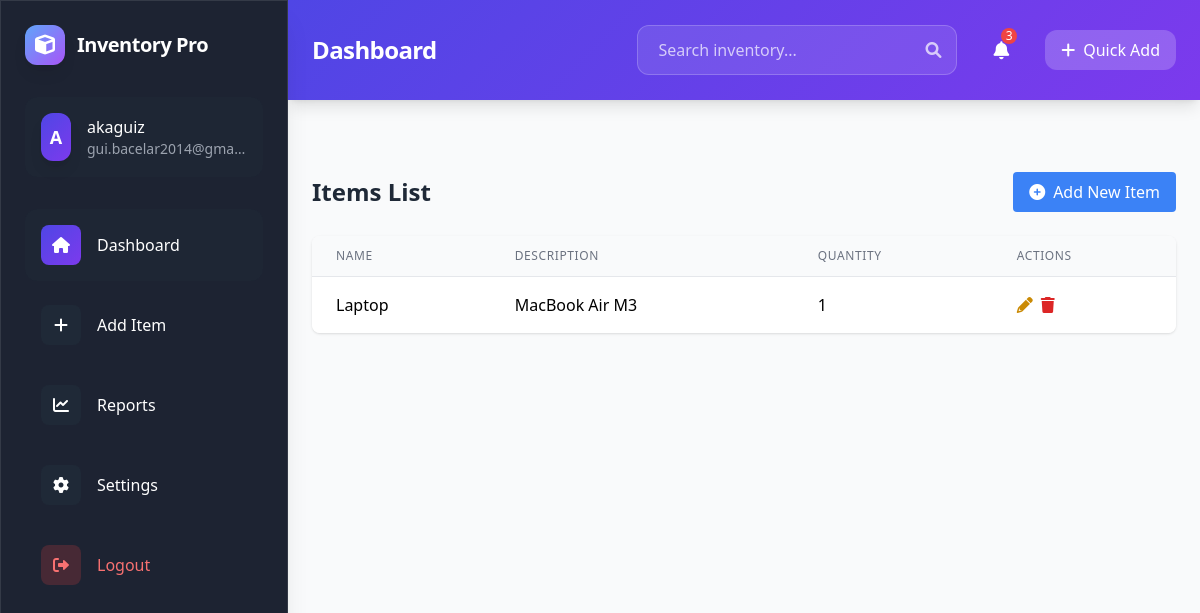
Page / (signed in) on the earlier database version.
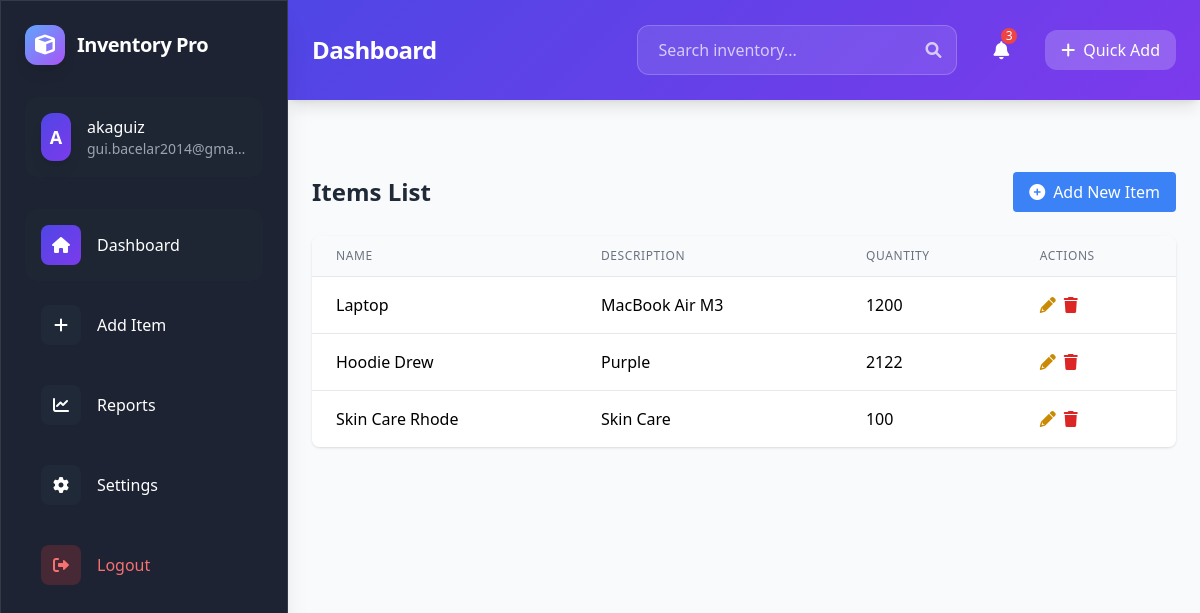
Same page on the later database version.
### app.py (models this page shows, shortened)
class User(UserMixin, db.Model):
    id = db.Column(db.Integer, primary_key=True)
    username = db.Column(db.String(80), unique=True, nullable=False)
    email = db.Column(db.String(120), unique=True, nullable=False)
    password_hash = db.Column(db.String(120), nullable=False)
    items = db.relationship('Item', backref='owner', lazy=True)

class Item(db.Model):
    id = db.Column(db.Integer, primary_key=True)
    name = db.Column(db.String(100), nullable=False)
    description = db.Column(db.Text, nullable=True)
    quantity = db.Column(db.Integer, default=0)
    user_id = db.Column(db.Integer, db.ForeignKey('user.id'), nullable=False)

### app.py (the view)
@app.route('/')
@login_required
def index():
    items = Item.query.filter_by(user_id=current_user.id).all()
    return render_template('index.html', items=items)

### app.py (called while the page is built)
@login_manager.user_loader
def load_user(user_id):
    return User.query.get(int(user_id))

### templates/index.html
{% extends "base.html" %}
{% block content %}
<div class="flex justify-between items-center mb-6">
    <h2 class="text-2xl font-bold text-gray-800">Items List</h2>
    <a href="{{ url_for('add') }}" class="bg-blue-500 hover:bg-blue-600 text-white px-4 py-2 rounded flex items-center gap-2">
        <i class="fas fa-plus-circle"></i>
        Add New Item
    </a>
</div>
<div class="bg-white rounded-lg shadow overflow-hidden">
    <table class="min-w-full divide-y divide-gray-200">
        <thead class="bg-gray-50">
            <tr>
                <th class="px-6 py-3 text-left text-xs font-medium text-gray-500 uppercase tracking-wider">Name</th>
                <th class="px-6 py-3 text-left text-xs font-medium text-gray-500 uppercase tracking-wider">Description</th>
                <th class="px-6 py-3 text-left text-xs font-medium text-gray-500 uppercase tracking-wider">Quantity</th>
                <th class="px-6 py-3 text-left text-xs font-medium text-gray-500 uppercase tracking-wider">Actions</th>
            </tr>
        </thead>
        <tbody class="bg-white divide-y divide-gray-200">
            {% for item in items %}
            <tr class="hover:bg-gray-50">
                <td class="px-6 py-4 whitespace-nowrap">{{ item.name }}</td>
                <td class="px-6 py-4">{{ item.description }}</td>
                <td class="px-6 py-4 whitespace-nowrap">{{ item.quantity }}</td>
                <td class="px-6 py-4 whitespace-nowrap">
                    <div class="flex gap-2">
                        <a href="{{ url_for('edit', id=item.id) }}" class="text-yellow-600 hover:text-yellow-700">
                            <i class="fas fa-pencil"></i>
                        </a>
                        <a href="{{ url_for('delete', id=item.id) }}" class="text-red-600 hover:text-red-700" onclick="return confirm('Are you sure you want to delete this item?')">
                            <i class="fas fa-trash"></i>
                        </a>
                    </div>
                </td>
            </tr>
            {% endfor %}
        </tbody>
    </table>
</div>
{% endblock %}

### templates/base.html (shortened to what this page needs)
<!DOCTYPE html>
<html lang="en">
<head>
    <script src="https://cdn.tailwindcss.com"></script>
    <link href="https://cdnjs.cloudflare.com/ajax/libs/font-awesome/6.0.0/css/all.min.css" rel="stylesheet">
</head>
<body class="bg-gray-50 font-sans">
    <div class="fixed left-0 top-0 h-full w-72 glass-dark text-white p-6 transform transition-transform duration-300 ease-in-out shadow-xl z-50" id="sidebar">
        <div class="flex items-center gap-3 mb-8">
            <div class="w-10 h-10 rounded-xl bg-gradient-to-br from-blue-400 to-purple-500 flex items-center justify-center shadow-lg">
                <i class="fas fa-cube text-xl"></i>
            </div>
            <h1 class="text-xl font-bold tracking-tight">Inventory Pro</h1>
        </div>
        {% if current_user.is_authenticated %}
        <div class="mb-8 p-4 rounded-xl bg-gray-800/50 hover-scale cursor-pointer">
            <div class="flex items-center gap-4">
                <div class="w-12 h-12 rounded-xl gradient-bg flex items-center justify-center text-lg font-semibold shadow-lg">
                    {{ current_user.username[0].upper() }}
                </div>
                <div>
                    <p class="font-medium">{{ current_user.username }}</p>
                    <p class="text-sm text-gray-400 truncate max-w-[160px]">{{ current_user.email }}</p>
                </div>
            </div>
        </div>
        <nav class="space-y-2">
            <a href="{{ url_for('index') }}" class="flex items-center gap-4 p-4 rounded-xl hover:bg-gray-800/50 transition-all group">
                <div class="w-10 h-10 rounded-lg bg-gray-800 flex items-center justify-center group-hover:bg-indigo-500 transition-colors">
                    <i class="fas fa-home"></i>
                </div>
                <span>Dashboard</span>
            </a>
            <a href="{{ url_for('add') }}" class="flex items-center gap-4 p-4 rounded-xl hover:bg-gray-800/50 transition-all group">
                <div class="w-10 h-10 rounded-lg bg-gray-800 flex items-center justify-center group-hover:bg-green-500 transition-colors">
                    <i class="fas fa-plus"></i>
                </div>
                <span>Add Item</span>
            </a>
            <a href="{{ url_for('reports') }}" class="flex items-center gap-4 p-4 rounded-xl hover:bg-gray-800/50 transition-all group">
                <div class="w-10 h-10 rounded-lg bg-gray-800 flex items-center justify-center group-hover:bg-blue-500 transition-colors">
                    <i class="fas fa-chart-line"></i>
                </div>
                <span>Reports</span>
            </a>
            <a href="{{ url_for('settings') }}" class="flex items-center gap-4 p-4 rounded-xl hover:bg-gray-800/50 transition-all group">
                <div class="w-10 h-10 rounded-lg bg-gray-800 flex items-center justify-center group-hover:bg-yellow-500 transition-colors">
                    <i class="fas fa-cog"></i>
                </div>
                <span>Settings</span>
            </a>
            <a href="{{ url_for('logout') }}" class="flex items-center gap-4 p-4 rounded-xl hover:bg-red-500/20 text-red-400 hover:text-red-300 transition-all mt-8 group">
                <div class="w-10 h-10 rounded-lg bg-red-500/20 flex items-center justify-center group-hover:bg-red-500 transition-colors">
                    <i class="fas fa-sign-out-alt"></i>
                </div>
                <span>Logout</span>
            </a>
        </nav>
        {% endif %}
    </div>
    <div class="ml-72 min-h-screen">
        <div class="sticky top-0 z-40">
            <div class="gradient-bg text-white p-6 shadow-lg">
                <div class="container mx-auto flex justify-between items-center">
                    <h2 class="text-2xl font-bold tracking-tight">{% block page_title %}Dashboard{% endblock %}</h2>
                    {% if current_user.is_authenticated %}
                    <div class="flex items-center gap-6">
                        <div class="relative">
                            <input type="text"
                                   placeholder="Search inventory..."
                                   class="w-80 px-5 py-3 rounded-xl bg-white/10 border border-white/20 focus:outline-none focus:ring-2 focus:ring-white/30 placeholder-white/70 transition-all"
                            >
                            <i class="fas fa-search absolute right-4 top-1/2 transform -translate-y-1/2 text-white/70"></i>
                        </div>
                        <div class="relative">
                            <button class="p-3 rounded-xl hover:bg-white/20 transition-colors relative">
                                <i class="fas fa-bell text-lg"></i>
                                <span class="absolute top-1 right-1 w-4 h-4 bg-red-500 rounded-full text-xs flex items-center justify-center">3</span>
                            </button>
                        </div>
                        <button class="px-4 py-2 rounded-xl bg-white/20 hover:bg-white/30 transition-colors flex items-center gap-2">
                            <i class="fas fa-plus"></i>
                            Quick Add
                        </button>
                    </div>
                    {% endif %}
                </div>
            </div>
        </div>
        <div class="container mx-auto p-6">
        </div>
        <div class="container mx-auto p-6">
            {% block content %}{% endblock %}
        </div>
    </div>
</body>
</html>

### templates/base.html (style rules this page uses)
.glass-dark { background: rgba(17, 24, 39, 0.95); backdrop-filter: blur(10px); border: 1px solid rgba(255, 255, 255, 0.1); }
.gradient-bg { background: linear-gradient(135deg, #4f46e5 0%, #7c3aed 100%); }
.hover-scale { transition: all 0.2s cubic-bezier(0.4, 0, 0.2, 1); }

Differences in the rows shown:
changed Item "Laptop": quantity "1" → "1200"
added Item: name "Hoodie Drew", description "Purple", quantity "2122"
added Item: name "Skin Care Rhode", description "Skin Care", quantity "100"
